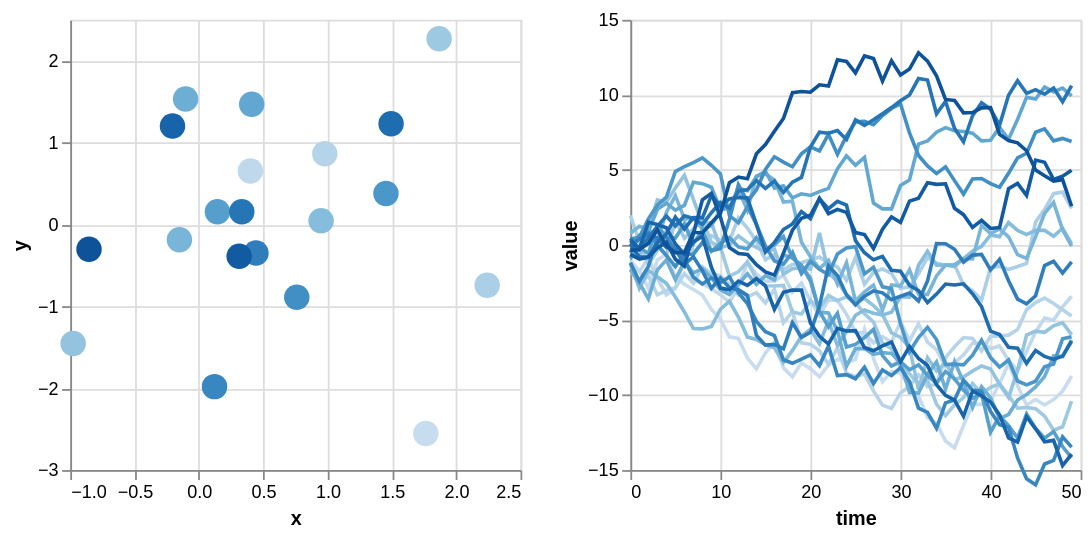

Describe this chart as a Vega-Lite specification.
### Vega-Lite specification from a JSON file in a GitHub repository (floating-point values rounded to 4 significant figures; data arrays with more than 128 entries replaced by an {"elided": "..."} marker saying what was removed)
{"config": {"view": {"height": 300, "width": 400}}, "$schema": "https://vega.github.io/schema/vega-lite/v2.4.1.json", "hconcat": [{"encoding": {"y": {"field": "properties.y", "title": "y", "aggregate": "mean", "type": "quantitative"}, "x": {"field": "properties.x", "title": "x", "aggregate": "mean", "type": "quantitative"}, "color": {"condition": {"legend": null, "selection": "selector022", "title": "id", "field": "properties.id", "type": "ordinal"}, "value": "lightgray"}}, "data": {"values": {"features": {"elided": "1000 records"}, "type": "FeatureCollection"}, "format": {"type": "json", "property": "features"}}, "selection": {"selector023": {"encodings": ["x", "y"], "type": "interval", "bind": "scales"}, "selector022": {"empty": "all", "fields": ["id"], "type": "single"}}, "width": 250, "height": 250, "mark": {"filled": true, "size": 200, "type": "point"}}, {"transform": [{"filter": {"selection": "selector022"}}], "encoding": {"y": {"scale": {"domain": [-15, 15]}, "title": "value", "field": "properties.value", "type": "quantitative"}, "x": {"title": "time", "field": "properties.time", "type": "quantitative"}, "color": {"legend": null, "title": "id", "field": "properties.id", "type": "ordinal"}}, "data": {"values": {"features": {"elided": "1000 records"}, "type": "FeatureCollection"}, "format": {"type": "json", "property": "features"}}, "selection": {"selector022": {"empty": "all", "fields": ["id"], "type": "single"}}, "width": 250, "height": 250, "mark": "line"}]}
